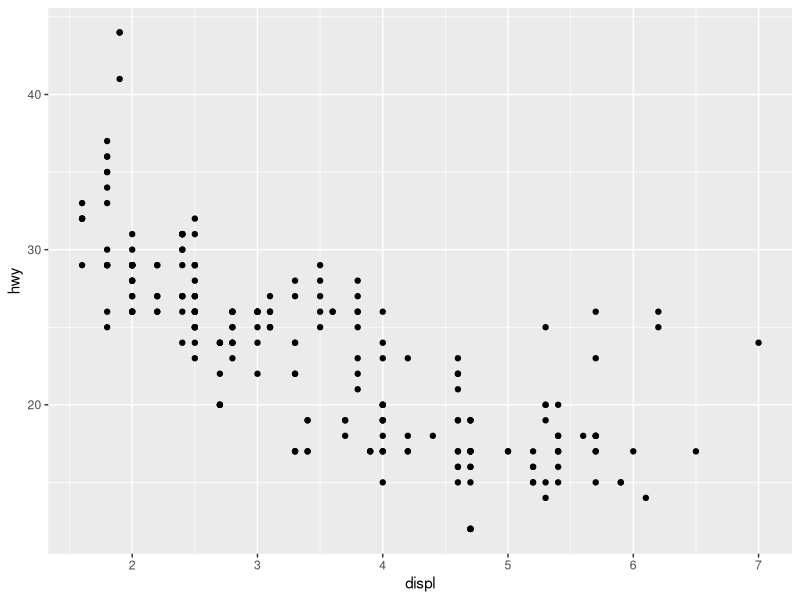
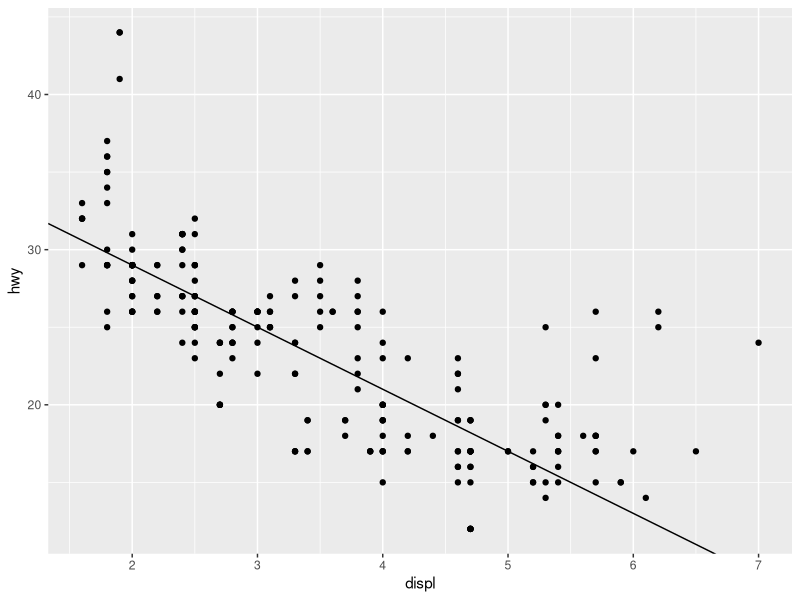
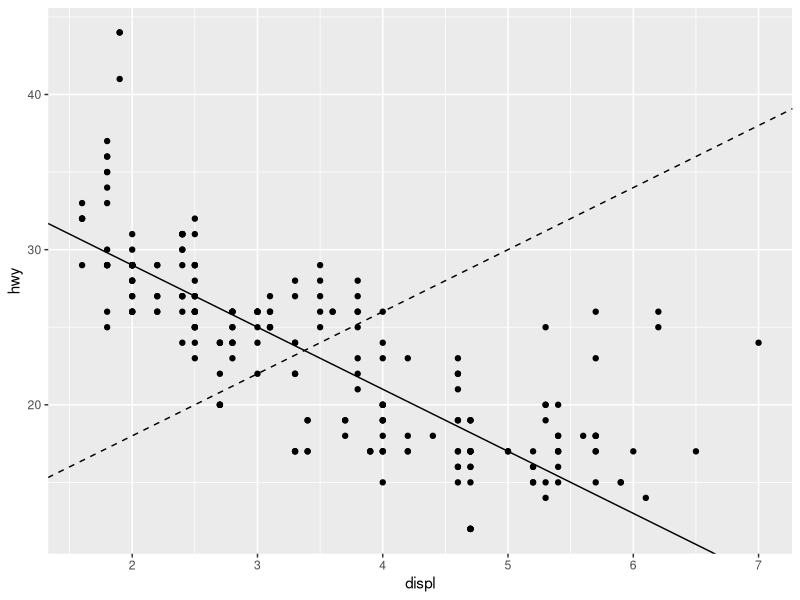
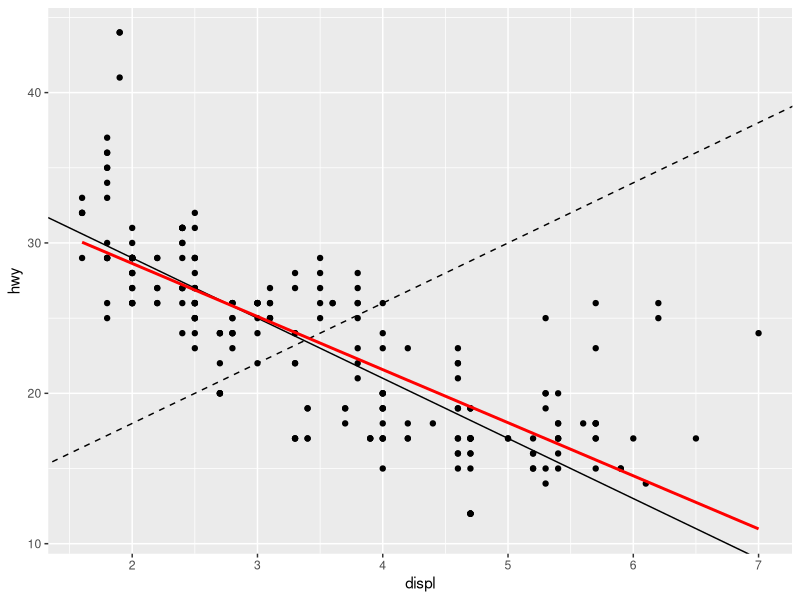

Write the R code that produced these figures, in order.
## ---- chunk 1
library(ggplot2)
## ---- chunk 2
p <- ggplot(mpg, aes(displ, hwy)) +
  geom_point()
p
## ---- chunk 3
p <- p +  geom_abline(slope = -4, intercept = 37)
p
## ---- chunk 4
p <- p +  geom_abline(slope = 4, intercept = 10, linetype = "dashed")
p
## ---- chunk 5
p +  geom_smooth(method = "lm", se = FALSE, color = "red")
## ---- chunk 6
lm(hwy ~ displ, data = mpg) 
## ---- chunk 7
lm(hwy ~ displ + year, data = mpg) 
